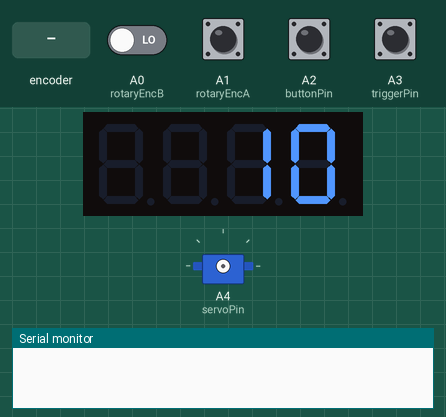
Simulated run of this sketch. Board: Arduino Uno, built with avr-gcc and run on an emulated ATmega328P. Parts: 4-digit seven-segment display, servo, the last lines printed to the serial monitor. The inputs (shaded band) are chosen by the test bench; at power-on: A1 (rotaryEncA), A2 (buttonPin), A3 (triggerPin) HIGH, A0 (rotaryEncB) LOW.

Above: at 1.2 s.
1.3 s: A3 (triggerPin) pulled LOW for 0.15 s
At 3.2 s:
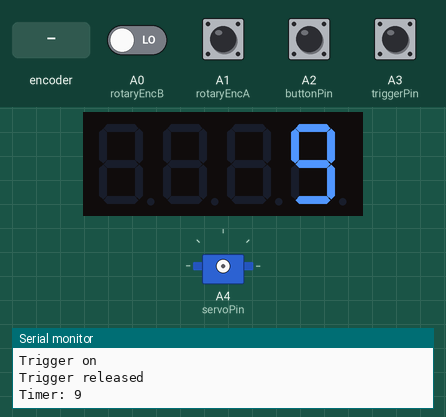
4.4 s: A2 (buttonPin) pulled LOW for 0.15 s
At 5.6 s:
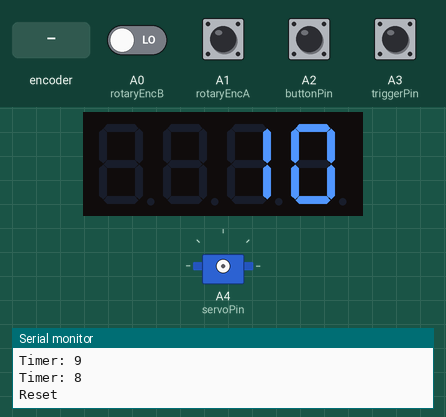
6.0 s: rotary encoder on A1 (rotaryEncA) / A0 (rotaryEncB) turned 2 steps (second pin leading)
At 6.6 s:
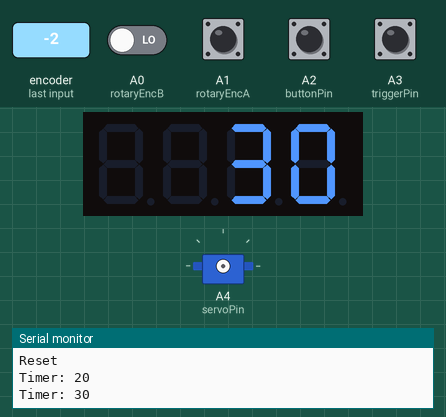
7.9 s: A3 (triggerPin) pulled LOW for 1 s
At 40.6 s:
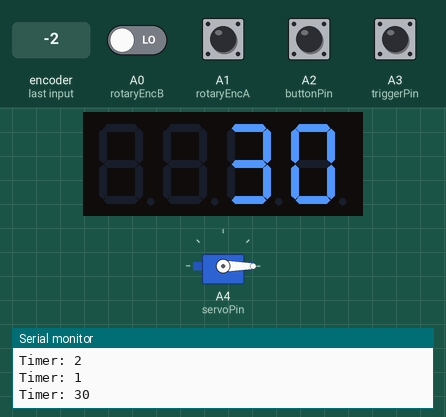
Timing chart, 0 to 40.9 s (numbered marks = the images above; inputs shaded):
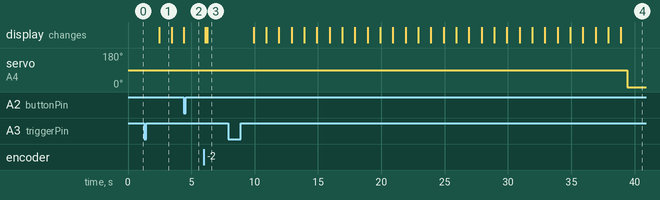

The sketch:

airplane-timer.ino
```cpp
#include <EnableInterrupt.h>
#include <Servo.h>
#include <TimedAction.h>
#include <TM1637Display.h>

#define servoPin A4 //4
#define displayCLK 5
#define displayDIO 6
#define rotaryEncA A1 //8
#define rotaryEncB A0 //7
#define buttonPin A2 //9
#define triggerPin A3 //2
#define rgbRedPin 10
#define rgbGreenPin 11
#define rgbBluePin 12

Servo myservo;
TM1637Display display = TM1637Display(displayCLK, displayDIO);

int minTime = 10;
int maxTime = 180;
int stepTime = 10;
volatile int totalTime = minTime;
volatile int runningTime = totalTime;
volatile bool isRunning;
int triggerState;
int triggerLastState;

void tick() {
  runningTime--;
  if (runningTime == 0) {

    display.showNumberDec(totalTime);
    myservo.attach(servoPin);
    myservo.write(90);
    delay(500);
    myservo.write(0);
    isRunning = false;
    delay(500);
    myservo.detach();
    Serial.print("Timer: ");
    Serial.println(totalTime);
  } else {
    display.showNumberDec(runningTime);
    Serial.print("Timer: ");
    Serial.println(runningTime);
  }

}

TimedAction timer = TimedAction(1000, tick);

void rotaryChange() {
  if (isRunning) {
    return;
  }

  if (digitalRead(rotaryEncB) == HIGH) {
    if (totalTime < maxTime) {
      totalTime += stepTime;
    }

  } else {
    if (totalTime > minTime) {
      totalTime -= stepTime;
    }
  }

  display.showNumberDec(totalTime);
  Serial.print("Timer: ");
  Serial.println(totalTime);
}

void buttonChange() {
  isRunning = false;
  runningTime = totalTime;
  display.showNumberDec(totalTime);
//  myservo.attach(servoPin);
//  myservo.write(0);
//  delay(1000);
//  myservo.detach();
  Serial.println("Reset");
}

void triggerChange() {
  //  isRunning = false;
  //  runningTime = totalTime;
  //  Serial.print("TRIGGER: ");
  //  Serial.println(digitalRead(triggerPin));
}

void RGB_color(int redValue, int greenValue, int blueValue)
{
  analogWrite(rgbRedPin, redValue);
  analogWrite(rgbGreenPin, greenValue);
  analogWrite(rgbBluePin, blueValue);
}

void setup() {
  pinMode(rotaryEncA, INPUT);
  pinMode(rotaryEncB, INPUT);
  pinMode(buttonPin, INPUT_PULLUP);
  pinMode(triggerPin, INPUT_PULLUP);
//  pinMode(rgbRedPin, OUTPUT);
//  pinMode(rgbGreenPin, OUTPUT);
//  pinMode(rgbBluePin, OUTPUT);
  isRunning = false;
//  RGB_color(0, 0, 70);
//  myservo.attach(servoPin);
//  myservo.write(0);
//  delay(1000);
//  myservo.detach();

  Serial.begin(9600);
  enableInterrupt(rotaryEncA, rotaryChange, RISING);
  enableInterrupt(buttonPin, buttonChange, FALLING);
  //  enableInterrupt(triggerPin, triggerChange, CHANGE);
  triggerLastState = digitalRead(triggerPin);
  display.setBrightness(10);
  display.showNumberDec(totalTime);
}

void loop() {
  triggerState = digitalRead(triggerPin);

  if (triggerState != triggerLastState) {
    if (triggerState == LOW) {
      Serial.println("Trigger on");
      isRunning = false;
      runningTime = totalTime;
      display.showNumberDec(totalTime);
    } else {
      Serial.println("Trigger released");
      isRunning = true;
      runningTime = totalTime;
      timer.reset();
    }
    delay(50);
  }
  triggerLastState = triggerState;

  if (isRunning) {
    timer.check();
  }
}
```

Measured:
- after the input at 1.3 s, the display: changes after 1.2 s (image 1)
- after the input at 6.0 s, the display: first changes after 0.10 s (image 3 shows a later state)
- after the input at 7.9 s, servo on A4 (servoPin): 90° → 0° after 31.5 s; the display: first changes after 2.0 s (image 4 shows a later state)
